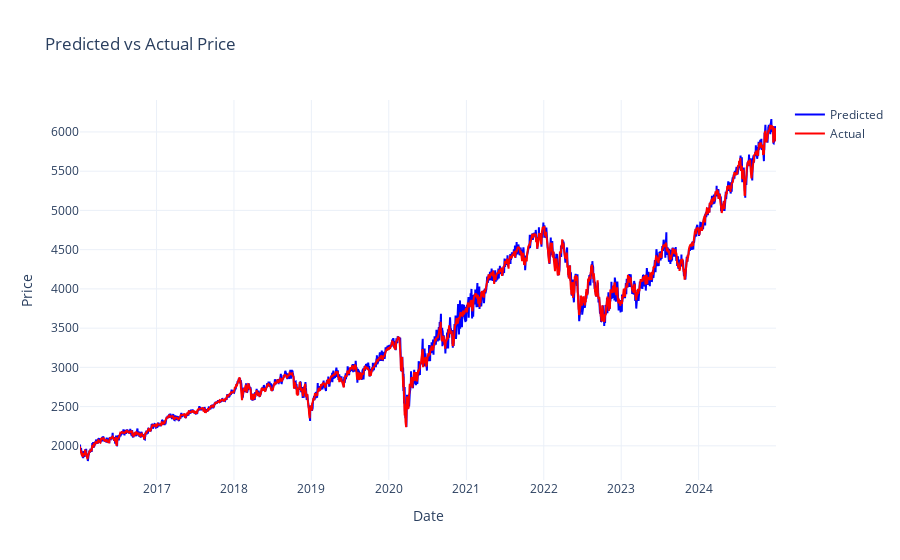

The code cell stored with this chart in its notebook:
### Code cell
fig = go.Figure()
fig.add_trace(go.Scatter(
    x=merged_df.index,
    y=merged_df["predicted"],
    mode='lines',
    name='Predicted',
    line=dict(color='blue')
))
fig.add_trace(go.Scatter(
    x=merged_df.index,
    y=merged_df["price"],
    mode='lines',
    name='Actual',
    line=dict(color='red')
))
fig.update_layout(
    title=f"Predicted vs Actual Price",
    xaxis_title="Date",
    yaxis_title="Price",
    template="plotly_white"
)

### Figure 1 — Plotly figure (JSON) as saved in the notebook; plotly's stock layout.template omitted (floating-point values rounded to 4 significant figures; data arrays with more than 128 entries replaced by an {"elided": "..."} marker saying what was removed)
{"data": [{"line": {"color": "blue"}, "mode": "lines", "name": "Predicted", "type": "scatter", "x": {"elided": "2262 str values"}, "y": {"elided": "2262 float values"}}, {"line": {"color": "red"}, "mode": "lines", "name": "Actual", "type": "scatter", "x": {"elided": "2262 str values"}, "y": {"elided": "2262 float values"}}], "layout": {"title": {"text": "Predicted vs Actual Price"}, "xaxis": {"title": {"text": "Date"}}, "yaxis": {"title": {"text": "Price"}}}}
